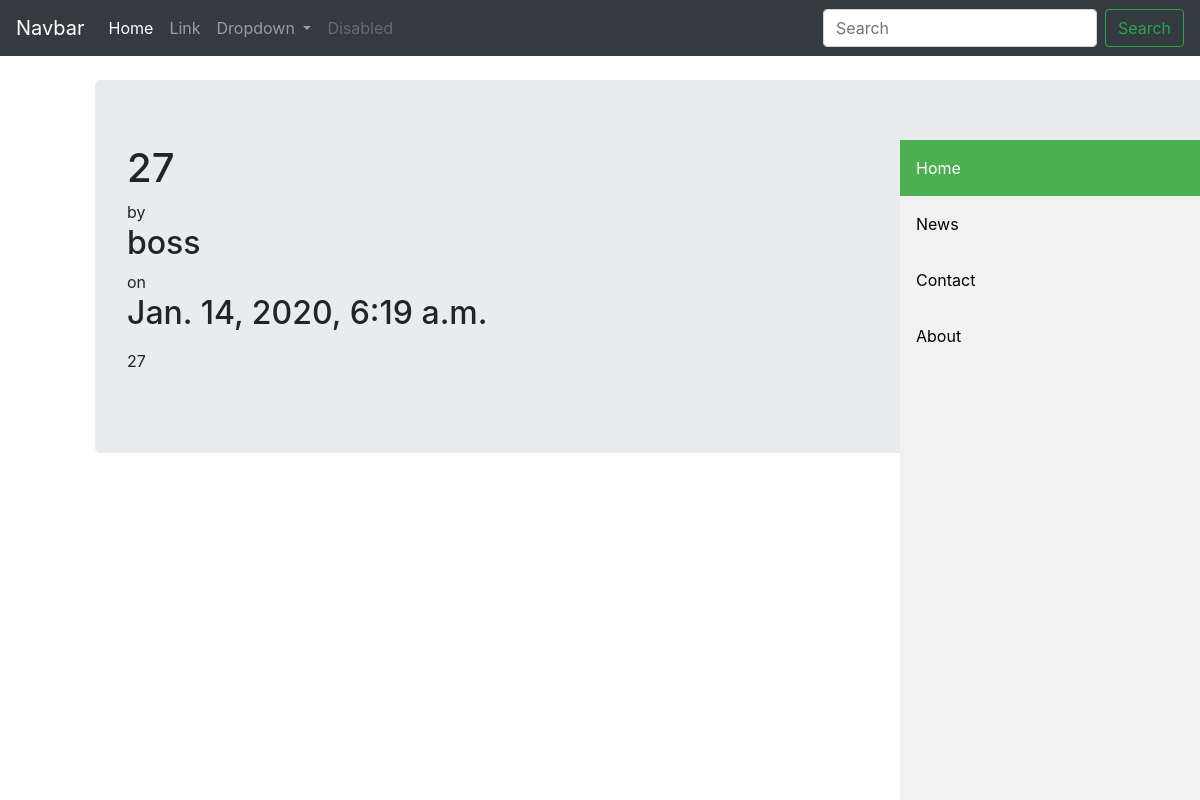
/posts/30-iii/, run on the app's committed database.
### posts/models.py (models this page shows, shortened)
class Post(models.Model):
	STATUS_CHOICES = (('draft', 'Draft'), ('published', 'Published'),)
	title = models.CharField(max_length=250)
	slug = models.SlugField(max_length=250, unique=True)
	author = models.ForeignKey(User, on_delete=models.CASCADE, related_name='posts')
	body = models.TextField()
	publish = models.DateTimeField(default=timezone.now)
	created = models.DateTimeField(auto_now_add=True)
	updated = models.DateTimeField(auto_now=True)
	status = models.CharField(max_length=10, choices=STATUS_CHOICES, default='draft')
	objects = models.Manager()
	published = PublishedManager()
	drafts = DraftManager()
	topics = TaggableManager()
	class Meta:
		ordering = ('-publish',)

### posts/views.py (the view)
# urls.py: path('<int:pk>-<slug:slug>/', views.post_detail, name='post_detail'),
def post_detail(request, pk, slug):
	post = get_object_or_404(Post, pk=pk)
	return render(request, 'posts/post_detail.html', {'post':post})

### posts/templatetags/posts_tags.py (called while the page is built)
@register.filter(name='markdown')
def markdown_format(text):
	return mark_safe(markdown.markdown(text))

### templates/posts/post_detail.html (shortened to what this page needs)
{%extends 'base.html'%}
{%load posts_tags%}
{%block content%}
<h1>{{post.title}}</h1>
by <h2> {{post.author}} </h2> on <h2> {{post.publish}} </h2>
<p>
	{{post.body|markdown}}
</p>
{%endblock%}

### data on the page
Post: title "27", author "boss", publish "Jan. 14, 2020, 6:19 a.m.", body "27"
